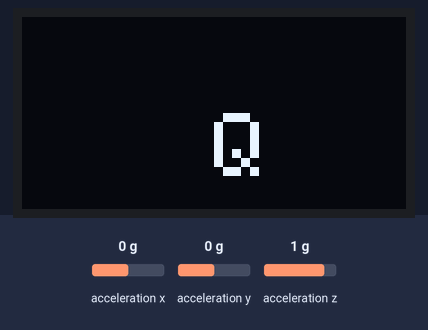
Bench run of a sketch on a simulated Arduino Uno, built with avr-gcc and run on an emulated ATmega328P. On the bench: 128×64 one-colour display. The test bench sets the inputs (shaded band); at power-on: acceleration x 0 g, acceleration y 0 g, acceleration z 1 g. What the sketch prints to the serial monitor is not drawn.

Above: at 1.2 s.
1.3 s: acceleration x set to -0.2 g
At 1.38 s:
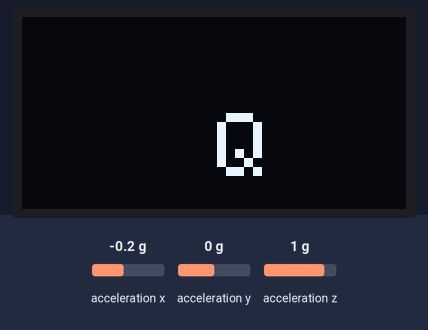
2.8 s: acceleration y set to -0.2 g
At 4.1 s:
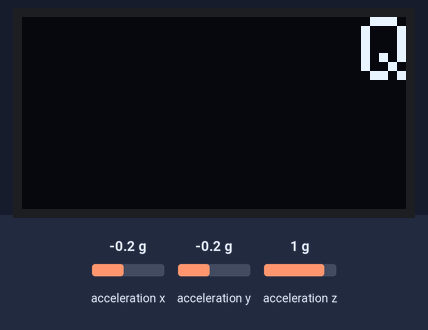
4.3 s: acceleration x set to 0.8 g
At 5.6 s:
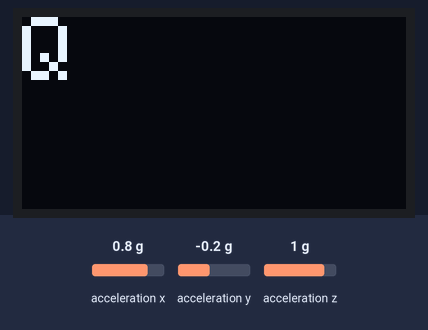
5.8 s: acceleration x set to -1.4 g
At 5.88 s:
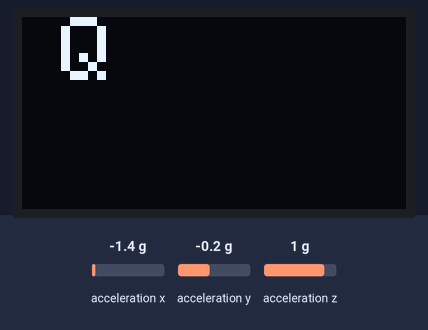
7.3 s: acceleration y set to 0.8 g
At 8.2 s:
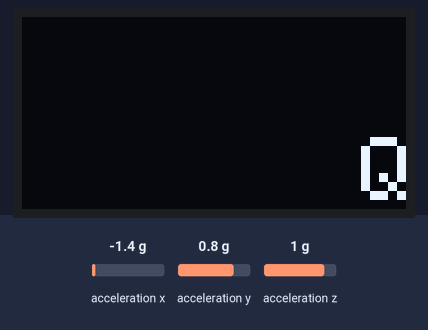
8.9 s: acceleration y set to -1.4 g
At 8.96 s:
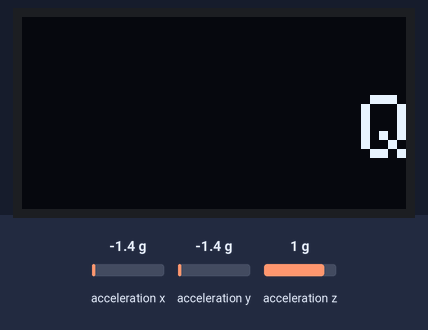

Measured:
- after the input at 1.3 s, the display: changes after 0.08 s (image 1)
- after the input at 4.3 s, the display: first changes after 0.07 s (image 3 shows a later state)
- after the input at 5.8 s, the display: changes after 0.08 s (image 4)
- after the input at 7.3 s, the display: first changes after 0.07 s (image 5 shows a later state)
- after the input at 8.9 s, the display: changes after 0.05 s (image 6)

The sketch:

CharBounceAccel.ino
```cpp
#include <Wire.h>
#include <SPI.h>

#include <Adafruit_GFX.h>
#include <Adafruit_SSD1306.h>
#include <Adafruit_LIS3DH.h>
#include <Adafruit_Sensor.h>

#define SCREEN_WIDTH 128 // OLED display width, in pixels
#define SCREEN_HEIGHT 64 // OLED display height, in pixels

// Declaration for an SSD1306 display connected to I2C (SDA, SCL pins)
#define OLED_RESET     4 // Reset pin # (or -1 if sharing Arduino reset pin)
Adafruit_SSD1306 _display(128, 64, &Wire, 4);

// char global variables
const int _textSize = 3;
const int _textWidth = _textSize * 5;
const int _textHeight = _textSize * 8;
int _x = 0;  // x location of the char
int _y = 0;  // y location of the char

// I2C
Adafruit_LIS3DH lis = Adafruit_LIS3DH();

void setup() {
  Serial.begin(9600);

  if (! lis.begin(0x18)) {   // change this to 0x19 for alternative i2c address
    Serial.println("Couldnt start");
    while (1) yield();
  }

  Serial.print("Range = "); Serial.print(2 << lis.getRange());
  Serial.println("G");

  // Initialize the display
  if (!_display.begin(SSD1306_SWITCHCAPVCC, 0x3D)) { // Address 0x3D for 128x64
    Serial.println(F("SSD1306 allocation failed"));
    for (;;); // Don't proceed, loop forever
  }

  _x = SCREEN_WIDTH / 2;
  _y = SCREEN_HEIGHT / 2;
}

void loop() {

  sensors_event_t event;
  lis.getEvent(&event);
  /* Display the results (acceleration is measured in m/s^2) */
  Serial.print("\t\tX: "); Serial.print(event.acceleration.x);
  Serial.print(" \tY: "); Serial.print(event.acceleration.y);
  Serial.print(" \tZ: "); Serial.print(event.acceleration.z);
  Serial.println(" m/s^2 ");

  Serial.println();

  // Clear the display
  _display.clearDisplay();

  // Update character based on speed location
  _x -= event.acceleration.x;
  _y += event.acceleration.y;

  // Constraint the character position on screen
  if (_x <= 0) {
    _x = 0;
  } else if (_x + _textWidth >= _display.width()) {
    _x = _display.width() - _textWidth;
  }

  if (_y <= 0) {
    _y = 0;
  } else if (_y + _textHeight >= _display.height()) {
    _y = _display.height() - _textHeight;
  }

  // Draw character
  _display.drawChar(_x, _y, 'Q', SSD1306_WHITE, SSD1306_BLACK, _textSize);

  // Render buffer to screen
  _display.display();
}
```
